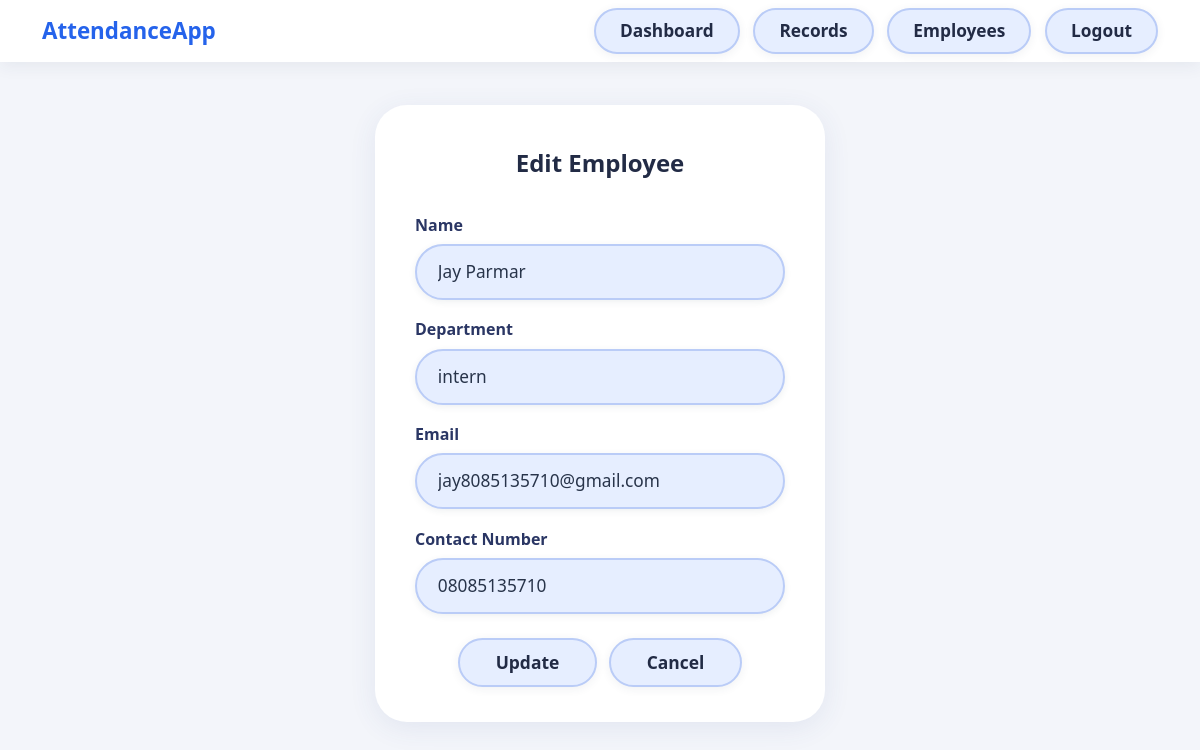
/employee/edit/2 (signed in), run on an earlier commit of the app's database.
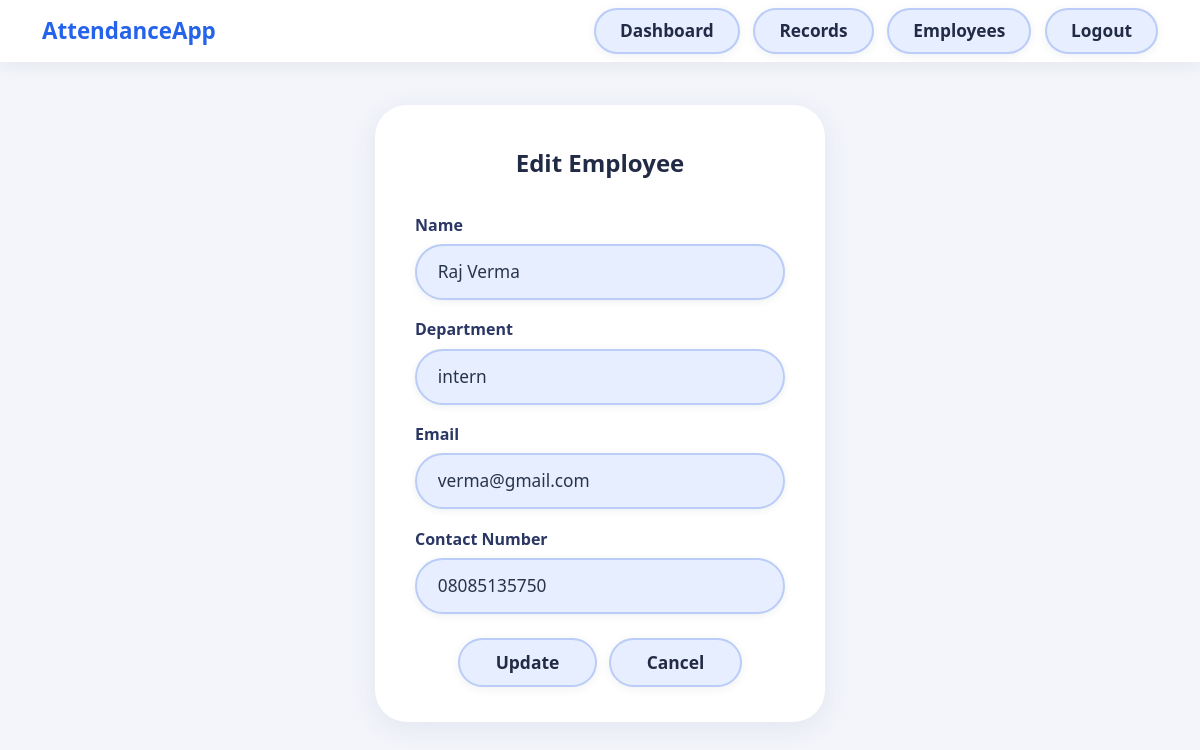
And on a later commit of the database.
### models.py (models this page shows)
class Employee(db.Model):
    id = db.Column(db.Integer, primary_key=True)
    name = db.Column(db.String(150), nullable=False)
    department = db.Column(db.String(100), nullable=False)
    email = db.Column(db.String(150), nullable=False)
    contact = db.Column(db.String(20), nullable=False)
    face_data_folder = db.Column(db.String(200))
    attendances = db.relationship(
        'Attendance',
        backref='employee',
        lazy=True,
        cascade='all, delete-orphan',
        passive_deletes=True
    )

### app.py (the view, shortened to what this page needs)
@app.route("/employee/edit/<int:id>", methods=["GET", "POST"])
@login_required
def edit_employee(id):
    emp = Employee.query.get_or_404(id)
    return render_template("employee_form.html", employee=emp)

### app.py (called while the page is built)
@login_manager.user_loader
def load_user(user_id):
    return db.session.get(Admin, int(user_id))

### templates/employee_form.html (shortened to what this page needs)
{% extends 'base.html' %}
{% block content %}
<div class="form-card">
  <h4>{{ 'Edit Employee' if employee else 'Add New Employee' }}</h4>
  <form method="POST" autocomplete="off">
    <label for="name" class="form-label">Name</label>
    <input type="text" class="form-control" id="name" name="name"
           value="{{ employee.name if employee else '' }}" required
           placeholder="Enter name">
    <label for="department" class="form-label">Department</label>
    <input type="text" class="form-control" id="department" name="department"
           value="{{ employee.department if employee else '' }}" required
           placeholder="Enter department">
    <label for="email" class="form-label">Email</label>
    <input type="email" class="form-control" id="email" name="email"
           value="{{ employee.email if employee else '' }}" required
           placeholder="Enter email address">
    <label for="contact" class="form-label">Contact Number</label>
    <input type="text" class="form-control" id="contact" name="contact"
           value="{{ employee.contact if employee else '' }}" required
           placeholder="Enter contact number">
    <div class="mt-4 text-center">
      <button type="submit" class="btn-form">
        {{ 'Update' if employee else 'Save' }}
      </button>
      <a href="{{ url_for('dashboard') }}" class="btn-form">Cancel</a>
    </div>
  </form>
</div>
{% endblock %}

What changed in the data, as far as the page shows it:
changed Employee "intern": name "Jay Parmar" → "Raj Verma"; email "jay8085135710@gmail.com" → "verma@gmail.com"; contact "08085135710" → "08085135750"
